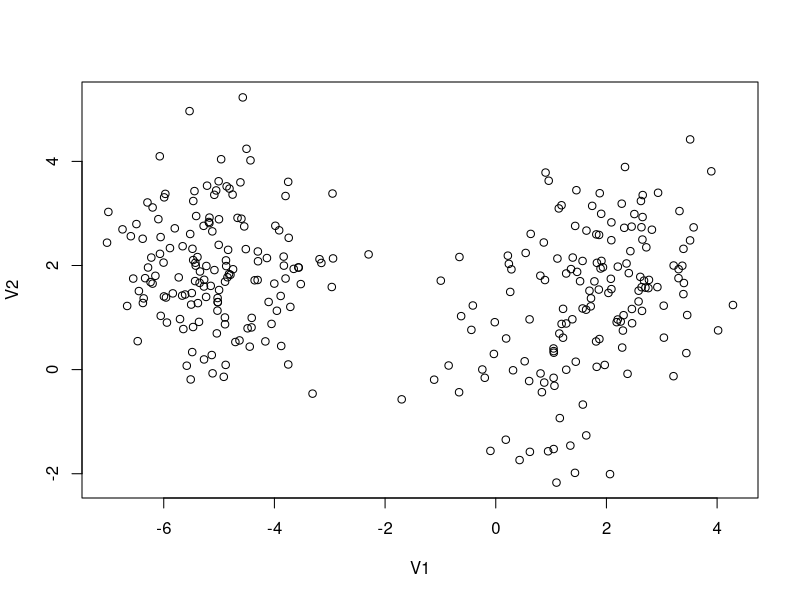
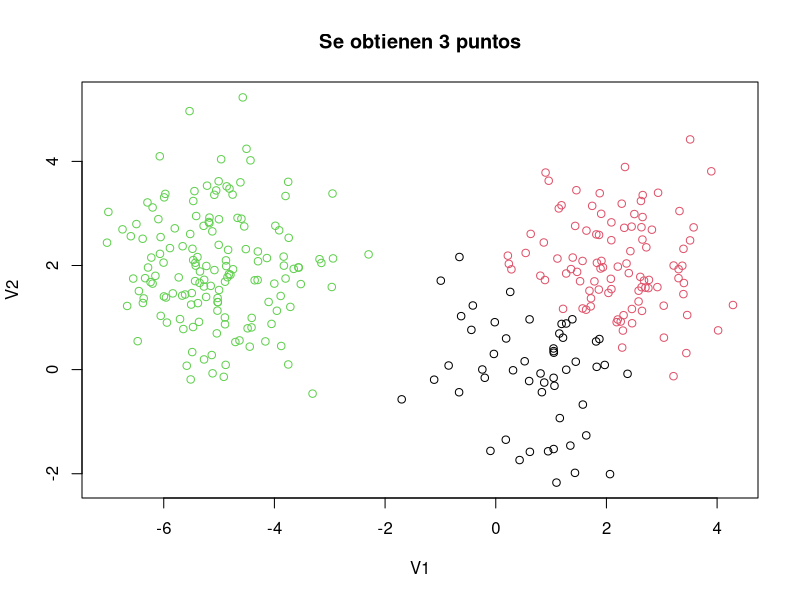
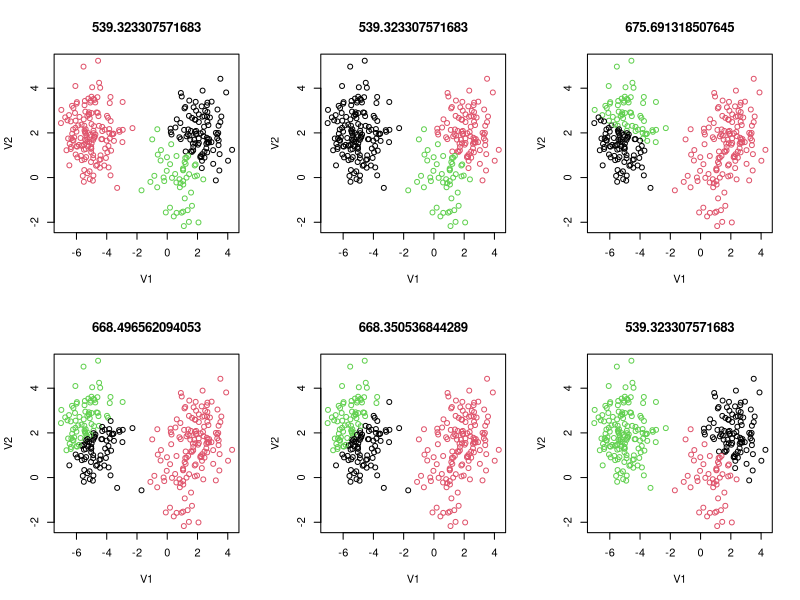
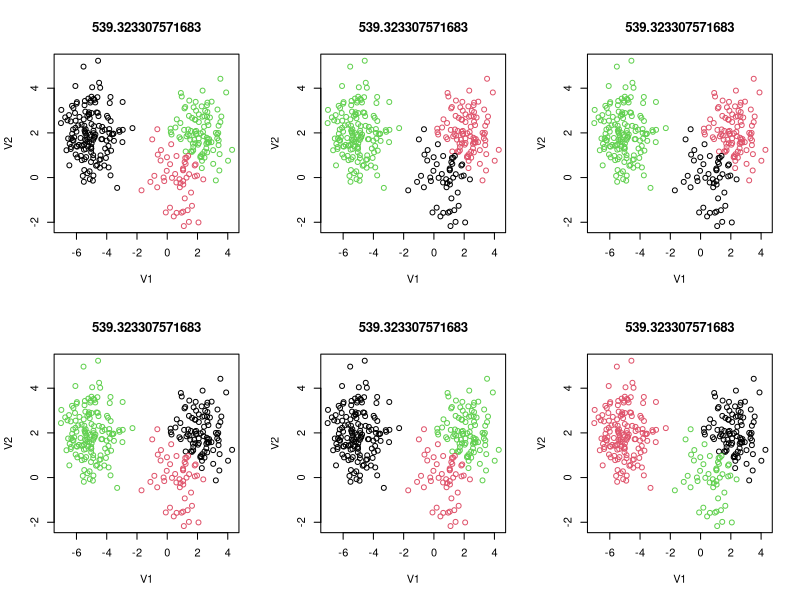
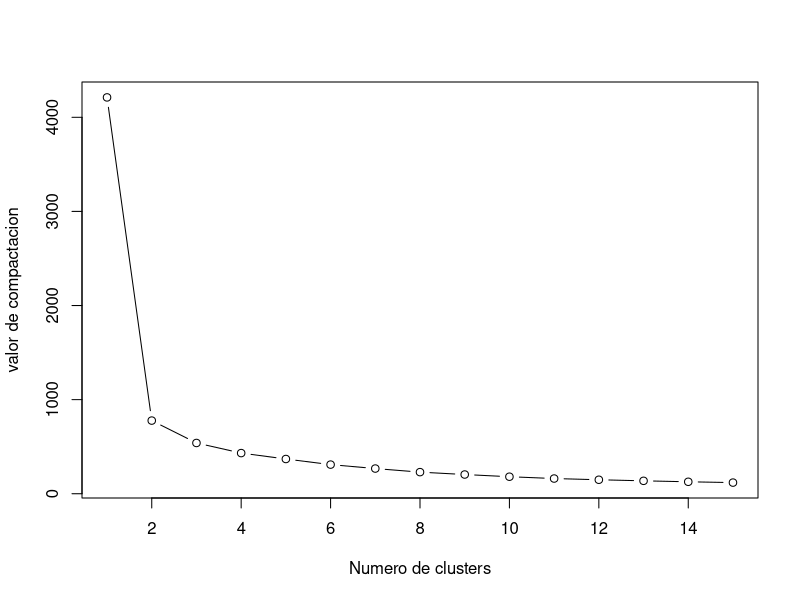
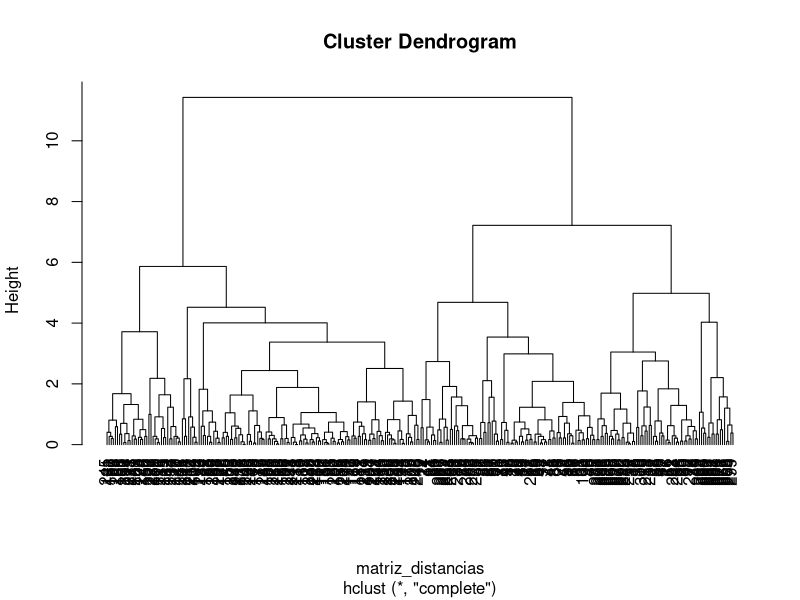
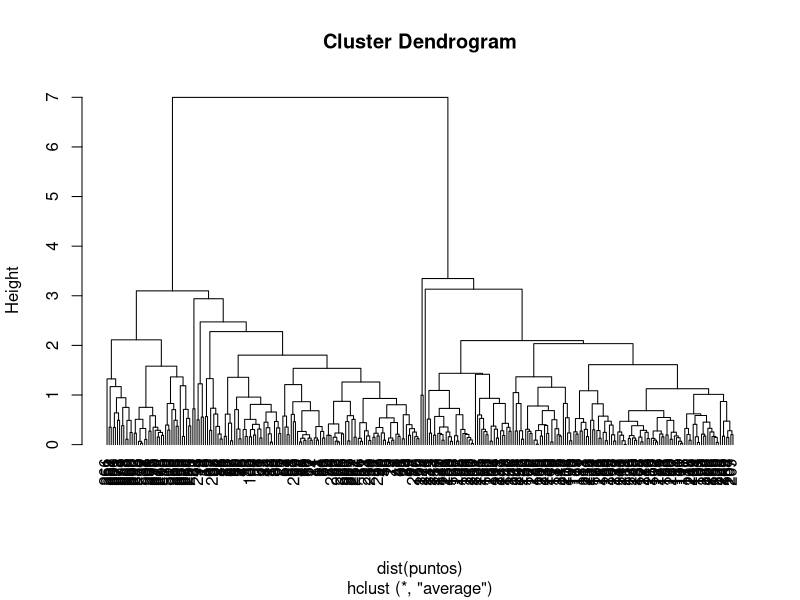

Here is the R script that generated these plots, in order:
## ---- chunk 1

# Carga el fichero:
puntos<-read.delim("data/toy_example.txt",
                   sep = "\t", 
                   head = FALSE)

# Visualiza su disposión en el plano
plot(puntos) # Los representamos geometricamente

## ---- chunk 2

# Función head: 

head(puntos)
## ---- chunk 3

# Función str

str(puntos)

## ---- chunk 4

# Función dim
dim(puntos)


## ---- chunk 5

# Aplicamos el algoritmo k-means con tres centros de masa y el parámetro nstar igual a 20
km_puntos <- kmeans(puntos, centers=3, nstart=20)
km_puntos
#n strat es la aleatoriedad del algorti

# los vectores de abajo será el punto numero 1 cae en el claster 2

## ---- chunk 6

summary(km_puntos)
#hay 300 puntos
## ---- chunk 7

km_puntos$cluster
## ---- chunk 8

print(km_puntos)

## ---- chunk 9


plot(puntos, col=km_puntos$cluster, main= 'Se obtienen 3 puntos') #se obtienen tres clusters
## ---- chunk 10

par(mfrow=c(2,3)) # construyo una rejilla de 2x3

# ejecutamos 6 veces el algoritmo

for(i in 1:6){
  # nstar
  km_puntos_aux<- kmeans(puntos, centers=3, nstar=1)
  
  
  
  plot(puntos, col= km_puntos_aux$cluster, main= km_puntos_aux$tot.withinss)
  
}




## ---- chunk 11

par(mfrow=c(2,3)) # construyo una rejilla (para que me salgan 6 graficas 2f y 3 col) de 2x3

# ejecutamos 6 veces el algoritmo

for(i in 1:6){
  # nstar
  km_puntos_aux<- kmeans(puntos, centers=3, nstar=20) # subiendo el valor de nstar cointrola mas la aleatoriedd de los cluster
  # por lo tanto siempre que hagamos kmeans hacerlo asi
  
  
  plot(puntos, col= km_puntos_aux$cluster, main= km_puntos_aux$tot.withinss)
  
}

## ---- chunk 12

# quiero hacer 15 ejecucuiones variando el numero d egrupos para comparar el valor de compactacion

vector_compactacion <- 0
for (i in 1:15){
  km_puntos_aux2 <- kmeans(puntos, centers=i, nstar=20)
  vector_compactacion[i] <- km_puntos_aux2$tot.withinss

  
}

# hacemos la graficas

par(mfrow= c(1,1))



plot(1:15, vector_compactacion, type= 'b', xlab= 'Numero de clusters',
     ylab= 'valor de compactacion')




## ---- chunk 13

#matriz de distancias
matriz_distancias <- dist(puntos)

#se construye el dendograma
hclust_aux <- hclust(matriz_distancias)

summary(hclust_aux)

#



## ---- chunk 14
# si corto a la altura 8 tendria dos cluster

plot (hclust_aux, hang = -2)
## ---- chunk 15
# se puede costar según la altura del endograma
cutree (hclust_aux, h = 7)

# se puede cortar por el numero de cluster que quiero
cutree (hclust_aux, , k=3)

## ---- chunk 16
#LINKAGE COMPLETO
hclust_complete1 <- hclust(dist(puntos), method= "complete")
#plot(hclust_complete1, hang=-2) # para que no salga muy pegado


#LINKAGE MEDIA
hclust_average2 <- hclust(dist(puntos), method= "average")
plot(hclust_average2, hang=-2) # para que no salga muy pegado

# linkage simple --> 

## ---- chunk 17


## ---- chunk 18
# comparar resultados

corte_hclust_aux <- cutree(hclust_aux, k=3) #3 clusters

table(km_puntos$cluster, corte_hclust_aux)

#INTERPRETACION
#El cluster 3 de kmeans tiene todos los puntos (150) en el cluster 3 del jerarquico 
